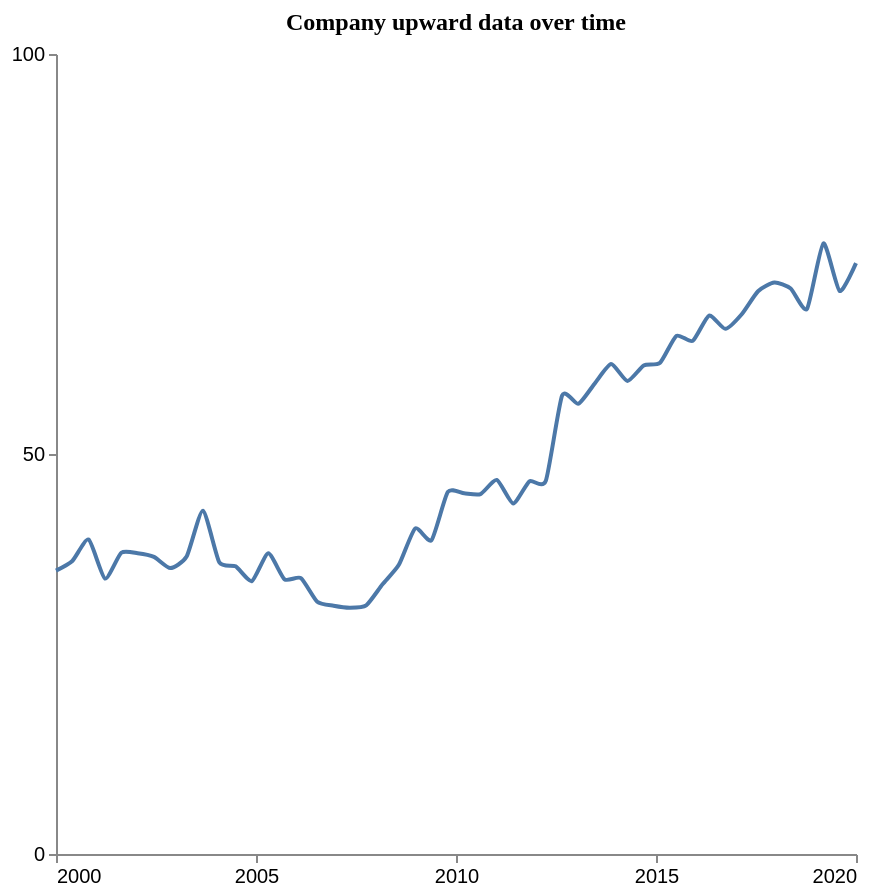

Here is the Vega-Lite specification saved for this chart:
### Vega-Lite specification from a JSON file in a GitHub repository (floating-point values rounded to 4 significant figures)
{"$schema": "https://vega.github.io/schema/vega-lite/v5.json", "description": "Pattern: Upward", "data": {"values": [{"X": 2000.0, "Y": 35.42}, {"X": 2000.0, "Y": 36.63}, {"X": 2001.0, "Y": 39.3}, {"X": 2001.0, "Y": 34.43}, {"X": 2002.0, "Y": 37.66}, {"X": 2002.0, "Y": 37.6}, {"X": 2002.0, "Y": 37.14}, {"X": 2003.0, "Y": 35.74}, {"X": 2003.0, "Y": 37.18}, {"X": 2004.0, "Y": 42.91}, {"X": 2004.0, "Y": 36.48}, {"X": 2004.0, "Y": 35.96}, {"X": 2005.0, "Y": 34.12}, {"X": 2005.0, "Y": 37.59}, {"X": 2006.0, "Y": 34.33}, {"X": 2006.0, "Y": 34.49}, {"X": 2007.0, "Y": 31.53}, {"X": 2007.0, "Y": 31.03}, {"X": 2007.0, "Y": 30.78}, {"X": 2008.0, "Y": 31.08}, {"X": 2008.0, "Y": 33.72}, {"X": 2009.0, "Y": 36.15}, {"X": 2009.0, "Y": 40.69}, {"X": 2009.0, "Y": 39.22}, {"X": 2010.0, "Y": 45.26}, {"X": 2010.0, "Y": 45.09}, {"X": 2011.0, "Y": 44.99}, {"X": 2011.0, "Y": 46.76}, {"X": 2011.0, "Y": 43.81}, {"X": 2012.0, "Y": 46.59}, {"X": 2012.0, "Y": 46.64}, {"X": 2013.0, "Y": 57.31}, {"X": 2013.0, "Y": 56.28}, {"X": 2013.0, "Y": 58.82}, {"X": 2014.0, "Y": 61.25}, {"X": 2014.0, "Y": 59.13}, {"X": 2015.0, "Y": 61.07}, {"X": 2015.0, "Y": 61.41}, {"X": 2016.0, "Y": 64.77}, {"X": 2016.0, "Y": 64.14}, {"X": 2016.0, "Y": 67.3}, {"X": 2017.0, "Y": 65.64}, {"X": 2017.0, "Y": 67.47}, {"X": 2018.0, "Y": 70.35}, {"X": 2018.0, "Y": 71.42}, {"X": 2018.0, "Y": 70.68}, {"X": 2019.0, "Y": 68.14}, {"X": 2019.0, "Y": 76.32}, {"X": 2020.0, "Y": 70.37}, {"X": 2020.0, "Y": 73.86}]}, "mark": {"type": "line", "interpolate": "cardinal", "tension": 0.4}, "encoding": {"x": {"field": "X", "type": "quantitative", "title": "", "axis": {"grid": false, "format": "d", "values": [2000, 2005, 2010, 2015, 2020], "tickSize": 4}, "scale": {"domain": [2000, 2020]}}, "y": {"field": "Y", "type": "quantitative", "title": "", "axis": {"grid": false, "format": "d", "values": [0, 50, 100], "tickSize": 4, "tickOpacity": 1}, "scale": {"domain": [0, 100]}}}, "title": {"text": "Company upward data over time", "anchor": "middle", "font": "Tahoma", "fontSize": 12}, "config": {"lineBreak": "^", "view": {"stroke": null}}, "height": 400, "width": 400, "autosize": "pad"}
